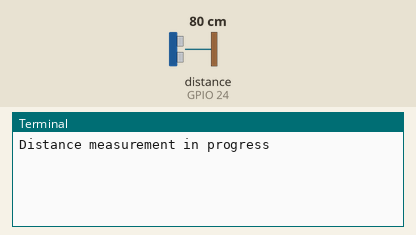
A program run on a simulated Raspberry Pi (BCM pin numbers). Shown: the last lines printed to the terminal. Inputs (shaded band) come from the test bench; at power-on: distance to the obstacle (sensor on GPIO 24) 80 cm. The echo pulse lasts 58.3 µs per cm; the clock reads 2024-03-15 10:24:30 at power-on unless the program sets it; the camera gives no picture and a still takes 0.5 s.

Above: at 1.2 s.
1.3 s: distance to the obstacle (sensor on GPIO 24) set to 23 cm
At 2.8 s:
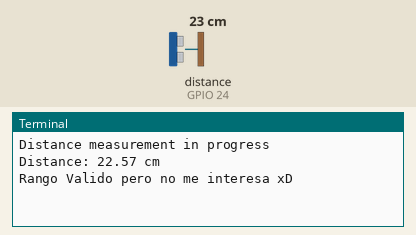
4.3 s: distance to the obstacle (sensor on GPIO 24) set to 18 cm
At 7.2 s:
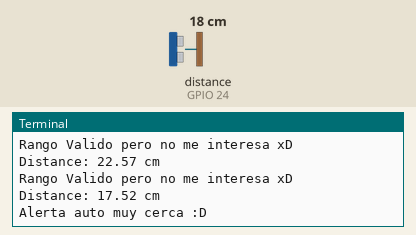
9.5 s: distance to the obstacle (sensor on GPIO 24) set to 12 cm
At 10.4 s:
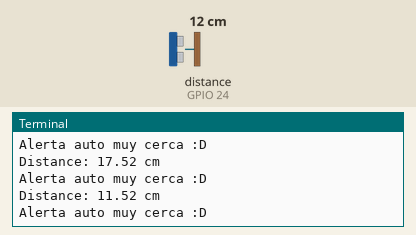
12.5 s: distance to the obstacle (sensor on GPIO 24) set to 9 cm
At 15.1 s:
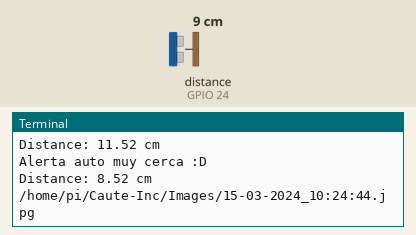
Timing chart, 0 to 16.6 s (numbered marks = the images above; inputs shaded):
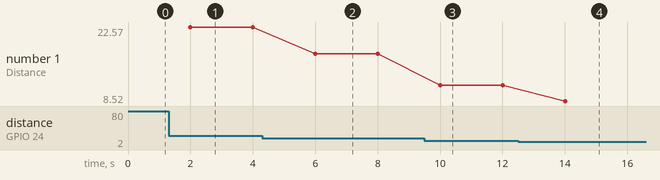

Measured:
- the behaviour switches between 21 and 20 cm on distance to the obstacle (sensor on GPIO 24) (found by bisection; images 1 and 2)
- the behaviour switches between 11 and 10 cm on distance to the obstacle (sensor on GPIO 24) (found by bisection; images 3 and 4)
- after the input at 1.3 s, the terminal: prints a new line after 0.70 s (image 1)
- after the input at 4.3 s, the terminal: prints a new line after 1.7 s (image 2)
- after the input at 9.5 s, the terminal: prints a new line after 0.51 s (image 3)
- after the input at 12.5 s, the terminal: prints a new line after 1.5 s (image 4)
- plotted number 1: 22.57 → 17.52 after the input at 4.3 s, 17.52 → 11.52 after the input at 9.5 s, 11.52 → 8.52 after the input at 12.5 s

The program:

sensorcamara.py
```python
import RPi.GPIO as GPIO
from picamera import PiCamera
from subprocess import call #Se utiliza para la interrupcion de teclado
import time
GPIO.setmode(GPIO.BCM)
camera = PiCamera()
camera.rotation = 180
TRIG = 23
ECHO = 24

print ("Distance measurement in progress")

GPIO.setup(TRIG,GPIO.OUT)
GPIO.setup(ECHO,GPIO.IN)

pulse_start = 0
pulse_end = 0
contador = 0
while True:
    try:
        GPIO.output(TRIG,False)
        time.sleep(2)

        GPIO.output(TRIG,True)
        time.sleep(0.00001)
        GPIO.output(TRIG,False)
        while GPIO.input(ECHO) == 0:
            pulse_start = time.time()

        while GPIO.input(ECHO) == 1:
            pulse_end = time.time()

        pulse_duration = pulse_end -pulse_start

        distance = pulse_duration * 17150
        distance = round(distance,2)
        if distance > 2 and distance < 11:
            print ("Distance:", distance-0.5,"cm")
            contador = contador+1
            for i in range(10):
                time.sleep(0.5)
                fecha = (time.strftime("%d-%m-%Y"))
                hora = (time.strftime("%H:%M:%S"))
                path = '/home/pi/Caute-Inc/Images/'+fecha+'_'+hora+'.jpg' #Por si acaso 'caute-%s'%i+
                print(path)
                camera.capture(path)
        elif distance > 10 and distance < 21:
            print ("Distance:", distance-0.5,"cm")
            print ("Alerta auto muy cerca :D")
        elif distance > 20 and distance < 400:
            print ("Distance:", distance-0.5,"cm")
            print ("Rango Valido pero no me interesa xD")
        else:
            print ("Out of Range")
    except KeyboardInterrupt:
        break
GPIO.cleanup()
```
